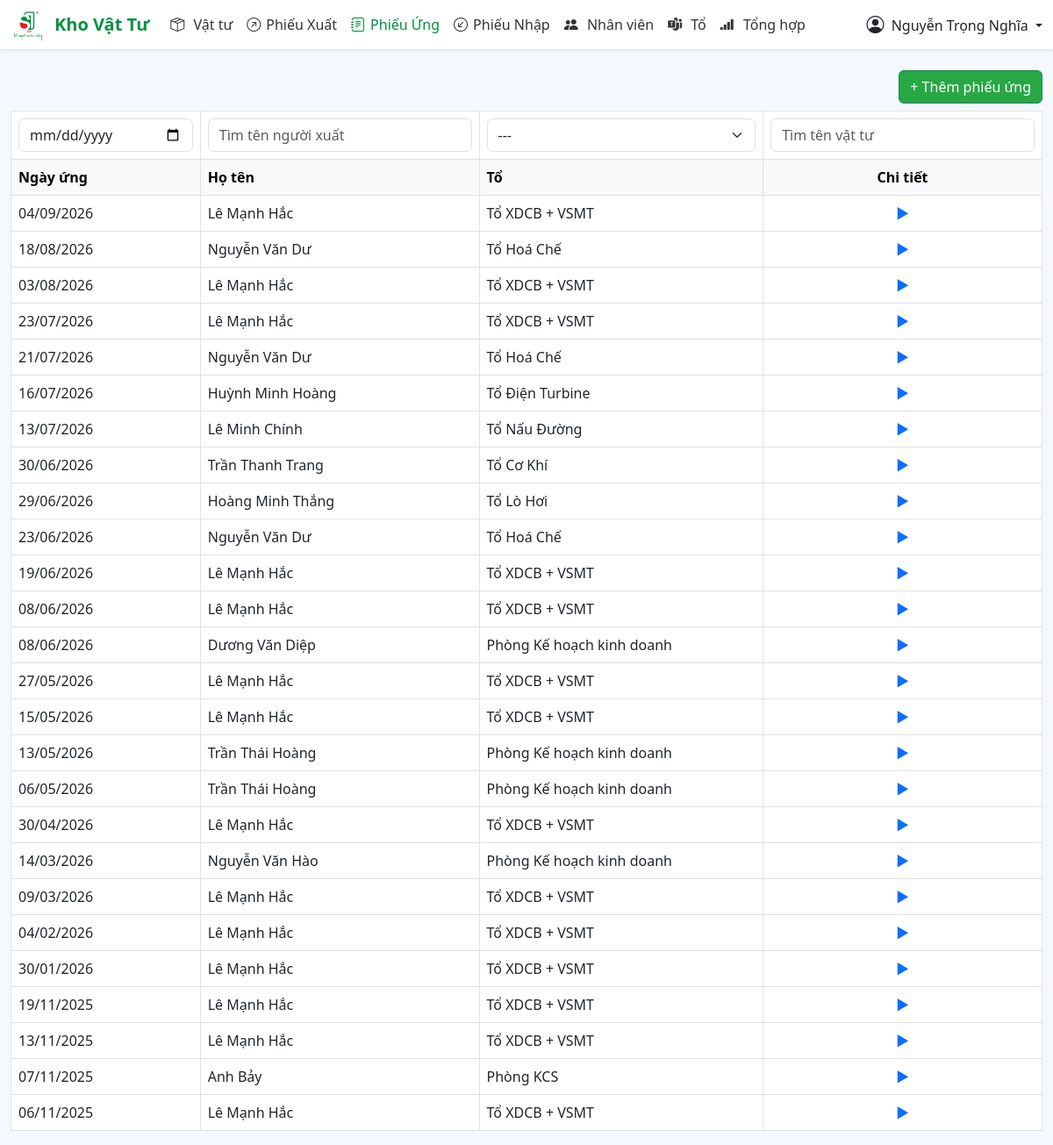
Page /?v=phieuung (signed in) on the committed database.
### tables this page shows
CREATE TABLE `phieuung` (
  `id` int(11) NOT NULL,
  `id_nhanvien` int(11) NOT NULL,
  `ngayung` date NOT NULL,
  `ghichu` varchar(1000) NOT NULL
);

CREATE TABLE `nhanvien` (
  `id` int(11) NOT NULL,
  `id_to` int(11) NOT NULL,
  `hoten` varchar(500) NOT NULL,
  `sdt` varchar(20) DEFAULT NULL
);

CREATE TABLE `to_nhanvien` (
  `id` int(11) NOT NULL,
  `tento` varchar(500) NOT NULL
);

### model/ham.php (called while the page is built, shortened)
<?php
    function getNameNV($conn, $id){
        $sql = "SELECT hoten FROM nhanvien WHERE id = $id";
        $result = mysqli_fetch_array(mysqli_query($conn, $sql));
        return $result['hoten'];
    }
    function getNameTo($conn, $id){
        $sql = "SELECT tento FROM to_nhanvien JOIN nhanvien ON to_nhanvien.id = nhanvien.id_to WHERE nhanvien.id = $id";
        $result = mysqli_fetch_array(mysqli_query($conn, $sql));
        return $result['tento'];
    }
    function getDvtVT($conn, $id){
        $sql = "SELECT dvt FROM vattu WHERE id = $id";
        $result = mysqli_fetch_array(mysqli_query($conn, $sql));
        return $result['dvt'];
    }
?>

### view/phieuung.php (the view, shortened to what this page needs)
<div class="table-responsive">
    <div class="mb-2 text-end">
        <a href="?v=tao_phieuung" class="btn btn-success mt-2 mt-md-0">+ Thêm phiếu ứng</a>
    </div>
    <table class="table table-bordered ">
        <thead>
            <tr>
                <th class="d-none d-md-table-cell"><input type="date" id="tim_ngayung" class="form-control"></th>
                <th> <input type="text" id="tim_nhanvien_ung" class="form-control" placeholder="Tìm tên người xuất">
                </th>
                <th class="d-none d-md-table-cell"><select id="tim_to_ung" class="form-select">
                        <option value="0"> --- </option>
                    </select></th>
                <th class="text-center"><input type="text" id="tim_vattu_ung" class="form-control" placeholder="Tìm tên vật tư"></th>
            </tr>
        </thead>
        <thead class="table-light">
            <tr>
                <th class="d-none d-md-table-cell">Ngày ứng</th>
                <th>Họ tên</th>
                <th class="d-none d-md-table-cell">Tổ</th>
                <th class="text-center">Chi tiết</th>
            </tr>
        </thead>
        <tbody>
            <?php
            $sql = "SELECT * FROM phieuung ORDER BY id DESC";
            $result = mysqli_query($conn, $sql);
            while ($phieuung = mysqli_fetch_assoc($result)) { ?>
                <tr data-id="<?php echo $phieuung['id'] ?>">
                    <td class="d-none d-md-table-cell"><?php echo date('d/m/Y', strtotime($phieuung['ngayung']))  ?></td>
                    <td><?php echo getNameNV($conn, $phieuung['id_nhanvien']) ?></td>
                    <td class="d-none d-md-table-cell"><?php echo getNameTo($conn, $phieuung['id_nhanvien']) ?></td>
                    <td class="text-center pointer text-primary open-details">▶</td>
                </tr>
                                        <?php
                                        $sql2 = "SELECT * FROM chitiet_phieuung WHERE id_phieuung = '" . $phieuung['id'] . "'";
                                        $result2 = mysqli_query($conn, $sql2);
                                        while ($chitiet = mysqli_fetch_assoc($result2)) { ?>
                                                <td><?php echo getDvtVT($conn, $chitiet['id_vattu']) ?></td>
                                        <?php } ?>
            <?php } ?>
        </tbody>
    </table>
</div>

### view/header.php (style rules this page uses)
body { background-color: #f5f9ff; }
.btn-success { background-color: #28a745; }

### view/phieuung.php (style rules this page uses)
.pointer { cursor: pointer; }

### rows in the picture
phieuung: ngayung "04/09/2026", id_nhanvien.hoten "Lê Mạnh Hắc", id_nhanvien.tento "Tổ XDCB + VSMT"
phieuung: ngayung "18/08/2026", id_nhanvien.hoten "Nguyễn Văn Dư", id_nhanvien.tento "Tổ Hoá Chế"
phieuung: ngayung "03/08/2026", id_nhanvien.hoten "Lê Mạnh Hắc", id_nhanvien.tento "Tổ XDCB + VSMT"
phieuung: ngayung "23/07/2026", id_nhanvien.hoten "Lê Mạnh Hắc", id_nhanvien.tento "Tổ XDCB + VSMT"
phieuung: ngayung "21/07/2026", id_nhanvien.hoten "Nguyễn Văn Dư", id_nhanvien.tento "Tổ Hoá Chế"
phieuung: ngayung "16/07/2026", id_nhanvien.hoten "Huỳnh Minh Hoàng", id_nhanvien.tento "Tổ Điện Turbine"
phieuung: ngayung "13/07/2026", id_nhanvien.hoten "Lê Minh Chính", id_nhanvien.tento "Tổ Nấu Đường"
phieuung: ngayung "30/06/2026", id_nhanvien.hoten "Trần Thanh Trang", id_nhanvien.tento "Tổ Cơ Khí"
phieuung: ngayung "29/06/2026", id_nhanvien.hoten "Hoàng Minh Thắng", id_nhanvien.tento "Tổ Lò Hơi"
phieuung: ngayung "23/06/2026", id_nhanvien.hoten "Nguyễn Văn Dư", id_nhanvien.tento "Tổ Hoá Chế"
phieuung: ngayung "19/06/2026", id_nhanvien.hoten "Lê Mạnh Hắc", id_nhanvien.tento "Tổ XDCB + VSMT"
phieuung: ngayung "08/06/2026", id_nhanvien.hoten "Lê Mạnh Hắc", id_nhanvien.tento "Tổ XDCB + VSMT"
phieuung: ngayung "08/06/2026", id_nhanvien.hoten "Dương Văn Diệp", id_nhanvien.tento "Phòng Kế hoạch kinh doanh"
phieuung: ngayung "27/05/2026", id_nhanvien.hoten "Lê Mạnh Hắc", id_nhanvien.tento "Tổ XDCB + VSMT"
phieuung: ngayung "15/05/2026", id_nhanvien.hoten "Lê Mạnh Hắc", id_nhanvien.tento "Tổ XDCB + VSMT"
phieuung: ngayung "13/05/2026", id_nhanvien.hoten "Trần Thái Hoàng", id_nhanvien.tento "Phòng Kế hoạch kinh doanh"
phieuung: ngayung "06/05/2026", id_nhanvien.hoten "Trần Thái Hoàng", id_nhanvien.tento "Phòng Kế hoạch kinh doanh"
phieuung: ngayung "30/04/2026", id_nhanvien.hoten "Lê Mạnh Hắc", id_nhanvien.tento "Tổ XDCB + VSMT"
phieuung: ngayung "14/03/2026", id_nhanvien.hoten "Nguyễn Văn Hào", id_nhanvien.tento "Phòng Kế hoạch kinh doanh"
phieuung: ngayung "09/03/2026", id_nhanvien.hoten "Lê Mạnh Hắc", id_nhanvien.tento "Tổ XDCB + VSMT"
phieuung: ngayung "04/02/2026", id_nhanvien.hoten "Lê Mạnh Hắc", id_nhanvien.tento "Tổ XDCB + VSMT"
phieuung: ngayung "30/01/2026", id_nhanvien.hoten "Lê Mạnh Hắc", id_nhanvien.tento "Tổ XDCB + VSMT"
phieuung: ngayung "19/11/2025", id_nhanvien.hoten "Lê Mạnh Hắc", id_nhanvien.tento "Tổ XDCB + VSMT"
phieuung: ngayung "13/11/2025", id_nhanvien.hoten "Lê Mạnh Hắc", id_nhanvien.tento "Tổ XDCB + VSMT"
phieuung: ngayung "07/11/2025", id_nhanvien.hoten "Anh Bảy", id_nhanvien.tento "Phòng KCS"
phieuung: ngayung "06/11/2025", id_nhanvien.hoten "Lê Mạnh Hắc", id_nhanvien.tento "Tổ XDCB + VSMT"

### other values in the picture
$_SESSION['hoten'] "Nguyễn Trọng Nghĩa"
